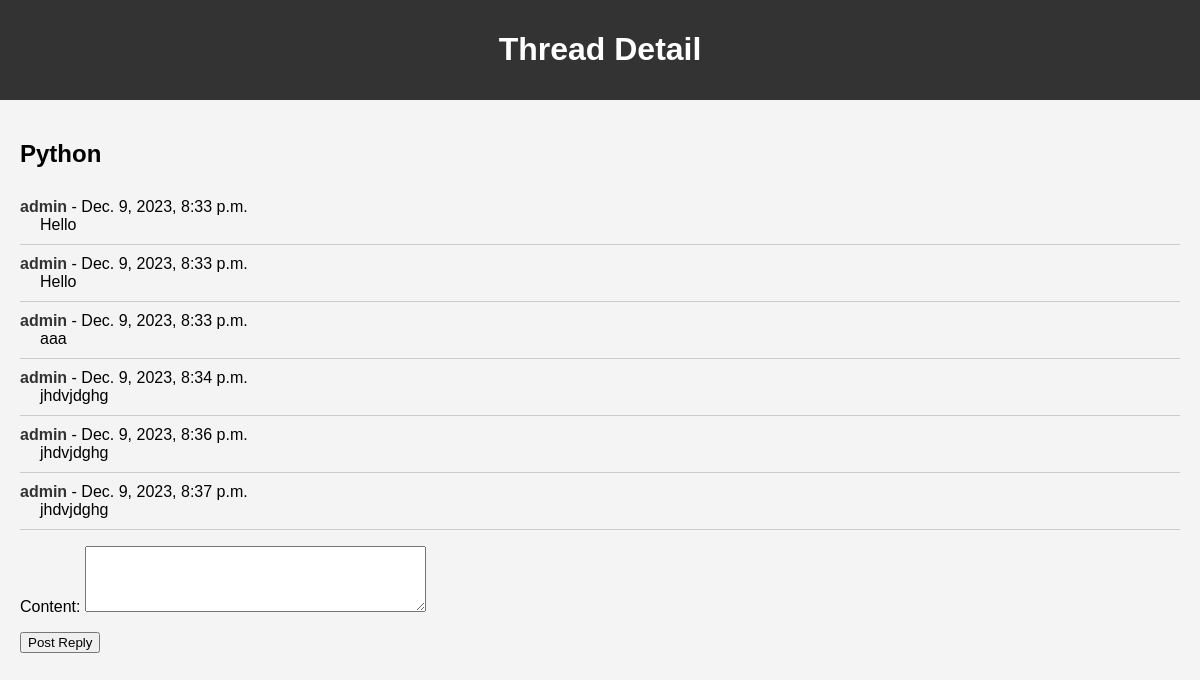
/thread/1/, run on the app's committed database.
### main/models.py (models this page shows, shortened)
class Thread(models.Model):
    title = models.CharField('Title', max_length=200)
    created_by = models.ForeignKey(User, on_delete=models.CASCADE)
    created_at = models.DateTimeField(auto_now_add=True)

class Post(models.Model):
    thread = models.ForeignKey(Thread, on_delete=models.CASCADE)
    content = models.TextField('Content')
    created_by = models.ForeignKey(User, on_delete=models.CASCADE)
    created_at = models.DateTimeField(auto_now_add=True)

### main/views.py (the view)
# urls.py: path('thread/<int:thread_id>/', views.thread_detail, name='thread_detail'),
def thread_detail(request, thread_id):
    thread = get_object_or_404(Thread, pk=thread_id)
    posts = Post.objects.filter(thread=thread)
    if request.method == 'POST':
        form = PostForm(request.POST)
        if form.is_valid():
            new_post = form.save(commit=False)
            new_post.thread = thread
            new_post.created_by = request.user
            new_post.save()
    else:
        form = PostForm()
    return render(request, 'main/thread_detail.html', {'thread': thread, 'posts': posts, 'form': form})

### main/forms.py
class PostForm(forms.ModelForm):
    class Meta:
        model = Post
        fields = ['content']
        widgets = {
            'content': forms.Textarea(attrs={'rows': 4, 'cols': 40})
        }

### main/templates/main/thread_detail.html (shortened to what this page needs)
<!DOCTYPE html>
<html>
<head>
</head>
<body>
    <header>
        <h1>Thread Detail</h1>
    </header>
    <main>
        <h2>{{ thread.title }}</h2>
        <ul class="post-list">
            {% for post in posts %}
                <li class="post-item">
                    <strong>{{ post.created_by.username }}</strong> - {{ post.created_at }}<br>
                    <div class="post-content">{{ post.content }}</div>
                </li>
            {% endfor %}
        </ul>
        <form method="post">
            {{ form.as_p }}
            <button type="submit">Post Reply</button>
        </form>
    </main>
</body>
</html>

### main/templates/main/thread_detail.html (style rules this page uses)
body { font-family: Arial, sans-serif; background-color: #f4f4f4; margin: 0; padding: 0; }
header { background-color: #333; color: white; padding: 10px; text-align: center; }
main { padding: 20px; }
.post-list { list-style-type: none; padding: 0; }
.post-item { border-bottom: 1px solid #ccc; padding: 10px 0; }
.post-item strong { color: #333; }
.post-content { margin-left: 20px; }

### data on the page
Thread: title "Python"
Post: created_by.username "admin", created_at "Dec. 9, 2023, 8:33 p.m.", content "Hello"
Post: created_by.username "admin", created_at "Dec. 9, 2023, 8:33 p.m.", content "Hello"
Post: created_by.username "admin", created_at "Dec. 9, 2023, 8:33 p.m.", content "aaa"
Post: created_by.username "admin", created_at "Dec. 9, 2023, 8:34 p.m.", content "jhdvjdghg"
Post: created_by.username "admin", created_at "Dec. 9, 2023, 8:36 p.m.", content "jhdvjdghg"
Post: created_by.username "admin", created_at "Dec. 9, 2023, 8:37 p.m.", content "jhdvjdghg"
